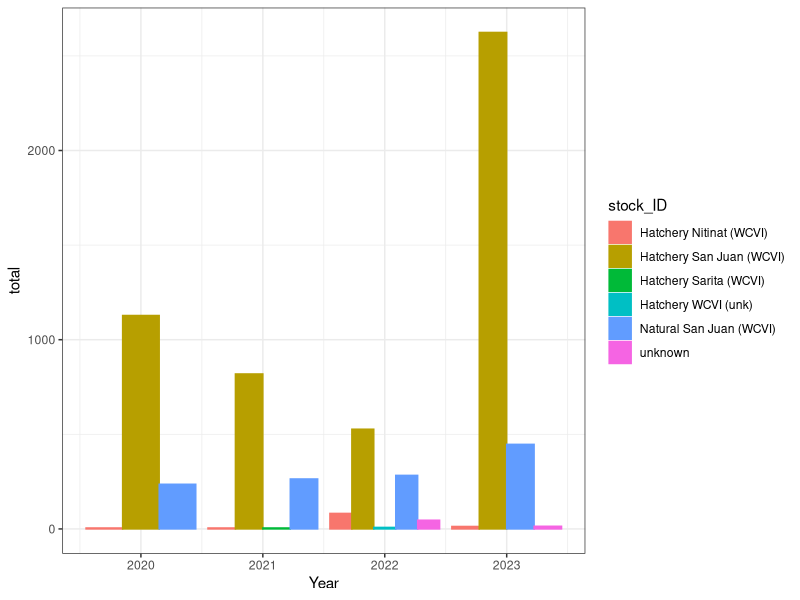
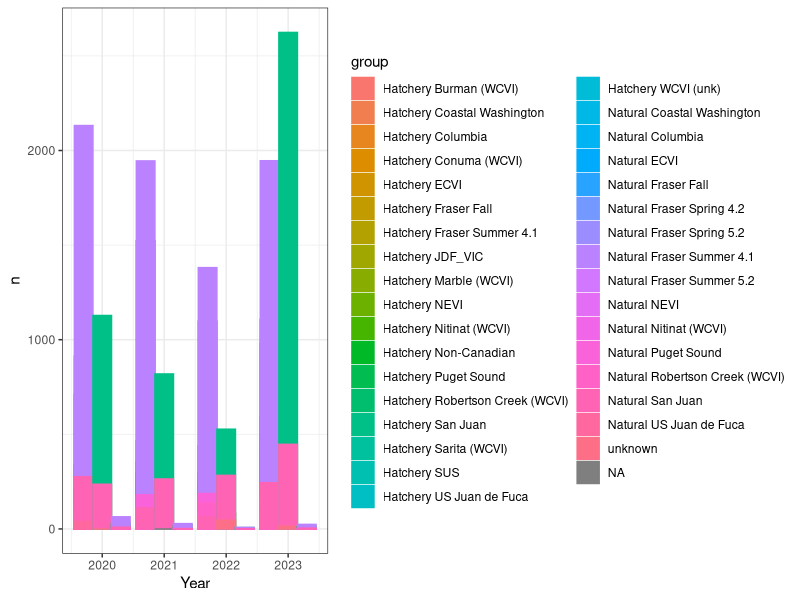
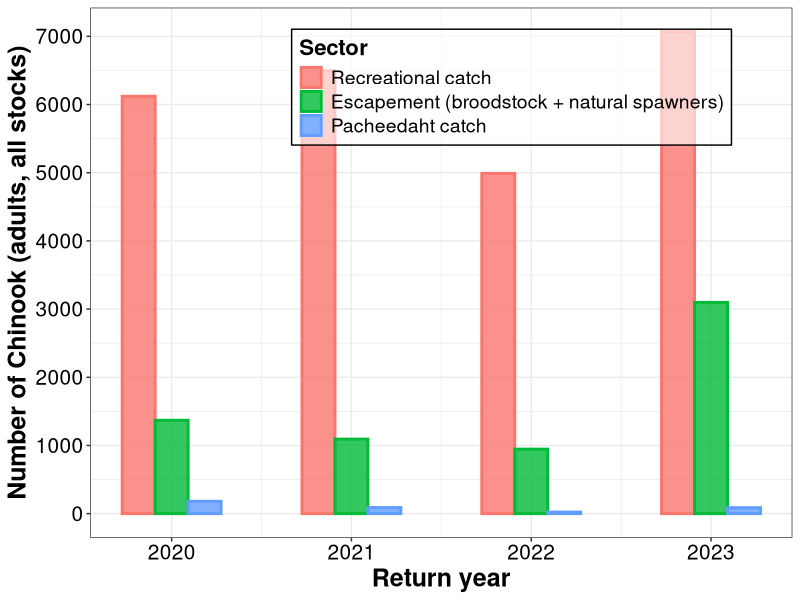
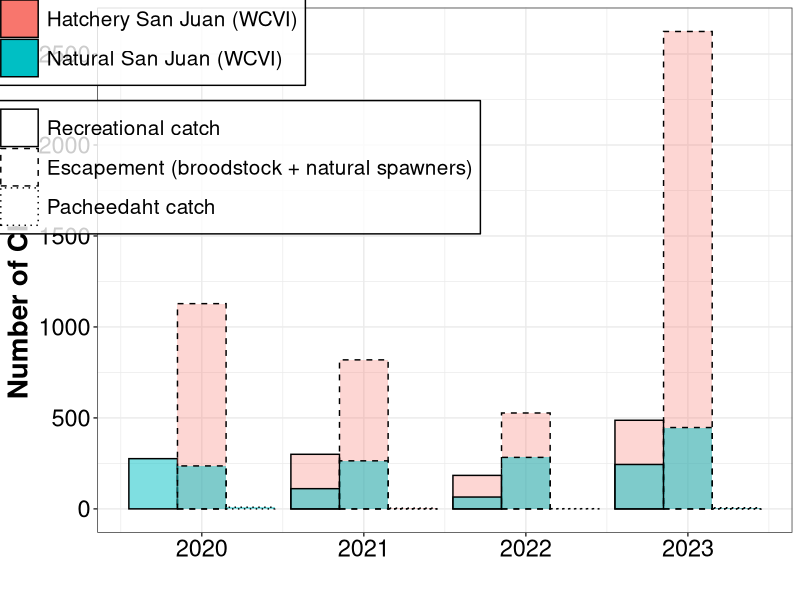
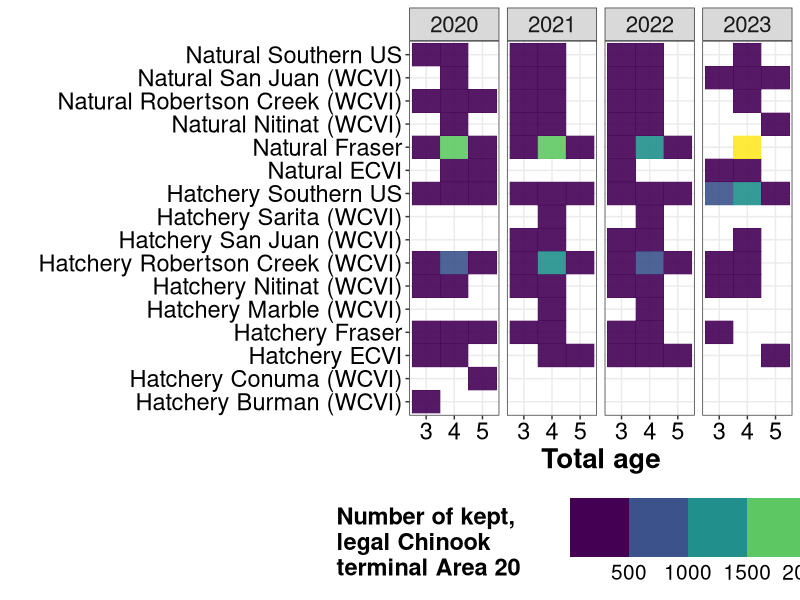
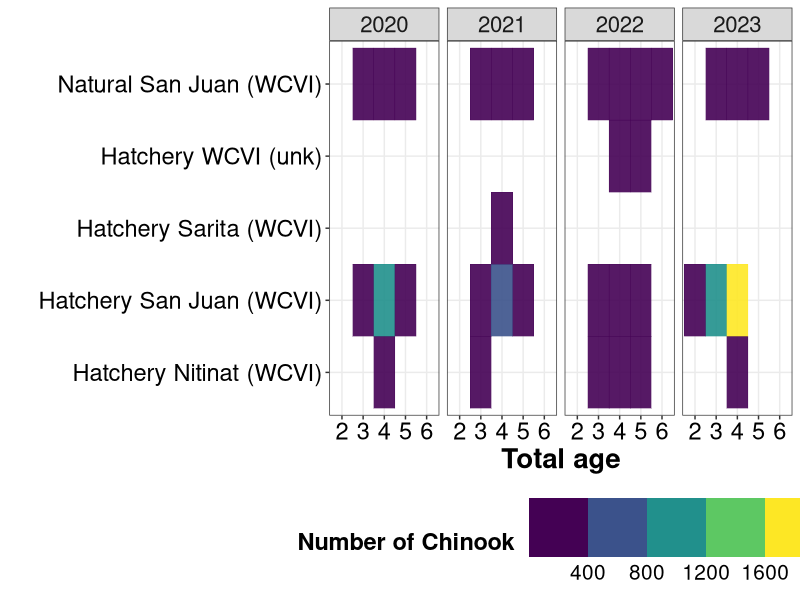

These figures' R source, in order:
# temporary run recon for SJ roundtable


# =================== SET UP ===================
# Load libraries -------------------------
library(tidyverse)

# Load data -------------------------
a20RR <- readxl::read_excel(path=here::here("data", "TermOTHER_Renfrew_data_extraction_Nov2024.xlsx"),
                   sheet="Sheet1") %>% 
  mutate(across(c(age2:age6), ~ round(., 0))) %>%
  mutate(Sector = case_when(Sector=="Recreational" ~ "Recreational catch",
                            Sector=="Escapement" ~ "Escapement (broodstock + natural spawners)",
                            Sector=="First Nation" ~ "Pacheedaht catch"),
         stock_ID = case_when(grepl("(Nitinat)|(Robertson)|(San Juan)|(Sarita)|(Conuma)|(Marble)", stock_ID, ignore.case=T) & 
                                !grepl("WCVI", stock_ID, ignore.case=T) ~ paste0(stock_ID, " (WCVI)"),
                              TRUE ~ stock_ID),
         stock_ID = gsub(stock_ID, pattern=" River", replacement=""),
         stock_ID = gsub(stock_ID, pattern=" \\(assumed\\)", replacement="")) 


########################################################################################################################################################

#                                                                         PLOTS

# =================== HIGH LEVEL SUMMARIES =================== 

# FIGURE: All sectors total Chinook -------------------------
a20RR$Sector <- factor(a20RR$Sector, levels=c("Recreational catch", "Escapement (broodstock + natural spawners)", "Pacheedaht catch", ordered=T))

pdf(file = here::here("termREN", "2023", "figures", 
                      paste0("temporary run recon all sectors.pdf")),   
    width = 14, # The width of the plot in inches
    height = 8.5) # The height of the plot in inches

ggplot(data=a20RR %>% 
         pivot_longer(cols=c(age2:age6), names_to = "age", values_to = "n") %>%
         mutate(age = str_sub(age, start=4, end=4)) %>%
         group_by(Year, Sector) %>%
         summarize(total=sum(n,na.rm=T)) %>%
         filter(Year%in%c(2020:2023), total>0)) +
  geom_bar(aes(x=Year, y=total, group=Sector, fill=Sector, colour=Sector), stat="identity", position="dodge", alpha=0.8, size=1, width=0.55) +
  scale_y_continuous(breaks=seq(0,8000, by=1000)) +
  labs(x="Return year", y="Number of Chinook (adults, all stocks)") +
  theme_bw() +
  theme(axis.text = element_text(colour="black", size=15),
        axis.title = element_text(face="bold", size=18),
        legend.text = element_text(colour="black", size=14),
        legend.title = element_text(face="bold", size=16),
        legend.background = element_rect(colour="black", fill=alpha("white", 0.6)),
        legend.position = c(0.6,0.85))

dev.off()


# FIGURE: All sectors total SAN JUAN Chinook -------------------------
a20RR$Sector <- factor(a20RR$Sector, levels=c("Recreational catch", "Escapement (broodstock + natural spawners)", "Pacheedaht catch", ordered=T))

pdf(file = here::here("termREN", "2023", "figures", 
                      paste0("temporary run recon all sectors SJ.pdf")),   
    width = 14, # The width of the plot in inches
    height = 8.5) # The height of the plot in inches

ggplot(data=a20RR %>% 
         filter() %>%
         pivot_longer(cols=c(age2:age6), names_to = "age", values_to = "n") %>%
         mutate(age = str_sub(age, start=4, end=4)) %>%
         group_by(Year, Sector, stock_ID) %>%
         summarize(total = sum(n,na.rm=T)) %>%
         filter(Year%in%c(2020:2023), total>0) %>% 
         mutate(group = case_when(stock_ID=="unknown" ~ "(Gordon River escapement)",
                                  grepl("Fraser", stock_ID, ignore.case=T) ~ paste0(sub(" .*", "", stock_ID), " Fraser"),
                                  grepl("(SUS)|(Puget)|(Columbia)|(Washington)|(US)|(Non-Canadian)", stock_ID, ignore.case=T) ~ paste0(sub(" .*", "", stock_ID), " Southern US"),
                                  grepl("(NEVI)|(ECVI)|(JDF_VIC)", stock_ID, ignore.case=T) ~ paste0(sub(" .*", "", stock_ID), " ECVI"),
                                  TRUE ~ stock_ID)) %>%
         group_by(Year, Sector, group) %>% 
         summarize(total2 = sum(total, na.rm=T)) %>%
         filter(grepl("san juan", group, ignore.case=T))) +
  geom_bar(aes(x=Year, y=total2, fill=group, linetype=Sector, group=Sector, alpha=group), stat="identity", position="dodge", colour="black") +
  scale_alpha_manual(values = c(0.3, 0.5), guide="none") +
  scale_linetype_manual(values=c("solid","dashed", "dotted")) +
  scale_y_continuous(breaks=seq(0,3000,by=500)) +
  labs(x="", y="Number of Chinook") +
  theme_bw() +
  theme(axis.text = element_text(colour="black", size=17),
        axis.title = element_text(face="bold", size=20),
        legend.text = element_text(colour="black", size=15),
        legend.title = element_blank(),
        legend.background = element_rect(colour="black", fill=alpha("white", 0.8)),
        legend.position = c(0.2,0.8),
        #legend.direction = "horizontal",
        legend.key.size = unit(10, "mm")) +
  guides(linetype = guide_legend(override.aes = list(fill="transparent")))

dev.off()


# =================== STOCK COMP BREAKDOWNS =================== 

# FIGURE: Escapement composition (total) -------------------------
ggplot(data=a20RR %>% 
         filter(Sector=="Escapement (broodstock + natural spawners)") %>%
         pivot_longer(cols=c(age2:age6), names_to = "age", values_to = "n") %>%
         mutate(age = str_sub(age, start=4, end=4)) %>%
         group_by(Year, stock_ID) %>%
         summarize(total=sum(n,na.rm=T)) %>%
         filter(Year%in%c(2020:2023), total>0)) +
  geom_bar(aes(x=Year, y=total, fill=stock_ID, colour=stock_ID), stat="identity", position="dodge") +
  theme_bw()




# FIGURE: Rec composition (by age) -------------------------
pdf(file = here::here("termREN", "2023", "figures", 
                      paste0("temporary run recon rec comp by age.pdf")),   
    width = 14, # The width of the plot in inches
    height = 8.5) # The height of the plot in inches

ggplot(data=a20RR %>% 
         filter(Sector=="Recreational catch") %>%
         pivot_longer(cols=c(age2:age6), names_to = "age", values_to = "n") %>%
         mutate(age = str_sub(age, start=4, end=4)) %>%
         group_by(Year, age, stock_ID) %>%
         summarize(total = sum(n,na.rm=T)) %>%
         filter(Year%in%c(2020:2023), total>0) %>% 
         mutate(group = case_when(grepl("Fraser", stock_ID, ignore.case=T) ~ paste0(sub(" .*", "", stock_ID), " Fraser"),
                                  grepl("(SUS)|(Puget)|(Columbia)|(Washington)|(US)|(Non-Canadian)", stock_ID, ignore.case=T) ~ paste0(sub(" .*", "", stock_ID), " Southern US"),
                                  grepl("(NEVI)|(ECVI)|(JDF_VIC)", stock_ID, ignore.case=T) ~ paste0(sub(" .*", "", stock_ID), " ECVI"),
                                  TRUE ~ stock_ID)) %>%
         group_by(Year, age, group) %>% 
         summarize(total2 = sum(total, na.rm=T))) +
  geom_tile(aes(x=age, y=group, fill=total2, colour=total2), stat="identity", alpha=0.9)+
  scale_colour_viridis_b() +
  scale_fill_viridis_b() +
  labs(x="Total age", y="", fill="Number of kept,\nlegal Chinook\nterminal Area 20      ", colour="Number of kept,\nlegal Chinook\nterminal Area 20      ") +
  facet_wrap(~Year, nrow=1) +
  theme_bw() +
  theme(axis.text = element_text(colour="black", size=17),
        axis.title = element_text(face="bold", size=20),
        legend.text = element_text(colour="black", size=15),
        legend.title = element_text(face="bold", size=17),
        legend.background = element_rect(colour="white"),
        legend.position = "bottom",
        legend.direction = "horizontal",
        legend.key.size = unit(15, "mm"),
        strip.text = element_text(size=16))

dev.off()




# FIGURE: Escapement composition (by age) -------------------------
pdf(file = here::here("termREN", "2023", "figures", 
                      paste0("temporary run recon escapement comp by age.pdf")),   
    width = 14, # The width of the plot in inches
    height = 8.5) # The height of the plot in inches

ggplot(data=a20RR %>% 
         filter(Sector=="Escapement (broodstock + natural spawners)") %>%
         pivot_longer(cols=c(age2:age6), names_to = "age", values_to = "n") %>%
         mutate(age = str_sub(age, start=4, end=4)) %>%
         group_by(Year, age, stock_ID) %>%
         summarize(total = sum(n,na.rm=T)) %>%
         filter(Year%in%c(2020:2023), total>0) %>% 
         mutate(group = case_when(grepl("Fraser", stock_ID, ignore.case=T) ~ paste0(sub(" .*", "", stock_ID), " Fraser"),
                                  grepl("(SUS)|(Puget)|(Columbia)|(Washington)|(US)|(Non-Canadian)", stock_ID, ignore.case=T) ~ paste0(sub(" .*", "", stock_ID), " Southern US"),
                                  grepl("(NEVI)|(ECVI)|(JDF_VIC)", stock_ID, ignore.case=T) ~ paste0(sub(" .*", "", stock_ID), " ECVI"),
                                  stock_ID=="unknown" ~ "(Gordon River)",
                                  TRUE ~ stock_ID)) %>%
         group_by(Year, age, group) %>% 
         summarize(total2 = sum(total, na.rm=T)) %>%
         filter(!grepl("gordon", group, ignore.case=T))) +
  geom_tile(aes(x=age, y=group, fill=as.numeric(total2), colour=as.numeric(total2)), stat="identity", alpha=0.9)+
  scale_colour_viridis_b() +
  scale_fill_viridis_b() +
  labs(x="Total age", y="", fill="Number of Chinook ", colour="Number of Chinook ") +
  facet_wrap(~Year, nrow=1) +
  theme_bw() +
  theme(axis.text = element_text(colour="black", size=17),
        axis.title = element_text(face="bold", size=20),
        legend.text = element_text(colour="black", size=15),
        legend.title = element_text(face="bold", size=17),
        legend.background = element_rect(colour="white"),
        legend.position = "bottom",
        legend.direction = "horizontal",
        legend.key.size = unit(15, "mm"),
        strip.text = element_text(size=16))

dev.off()



#################

# =================== SAN JUAN ONLY =================== 

# FIGURE: ALL SECTORS SAN JUAN -----------------------
a20RR$Sector <- factor(a20RR$Sector, levels=c("Recreational catch", "Escapement (broodstock + natural spawners)", "Pacheedaht catch", ordered=T))

ggplot() +
  geom_bar(data=a20RR %>% 
             #filter(grepl("San Juan", stock_ID, ignore.case=T)) %>%
             pivot_longer(cols=c(age2:age6), names_to = "age", values_to = "count") %>%
             mutate(group = case_when(grepl("Natural san juan", stock_ID, ignore.case=T) ~ "Natural San Juan",
                                      grepl("Hatchery san juan", stock_ID, ignore.case=T) ~ "Hatchery San Juan",
                                      TRUE ~ stock_ID)) %>%
             group_by(Year, Sector, group) %>%
             summarize(n=sum(count,na.rm=T)),
           aes(x=Year, y=n, fill=group, colour=group, group=Sector), stat="identity", position = "dodge") +
  theme_bw()



